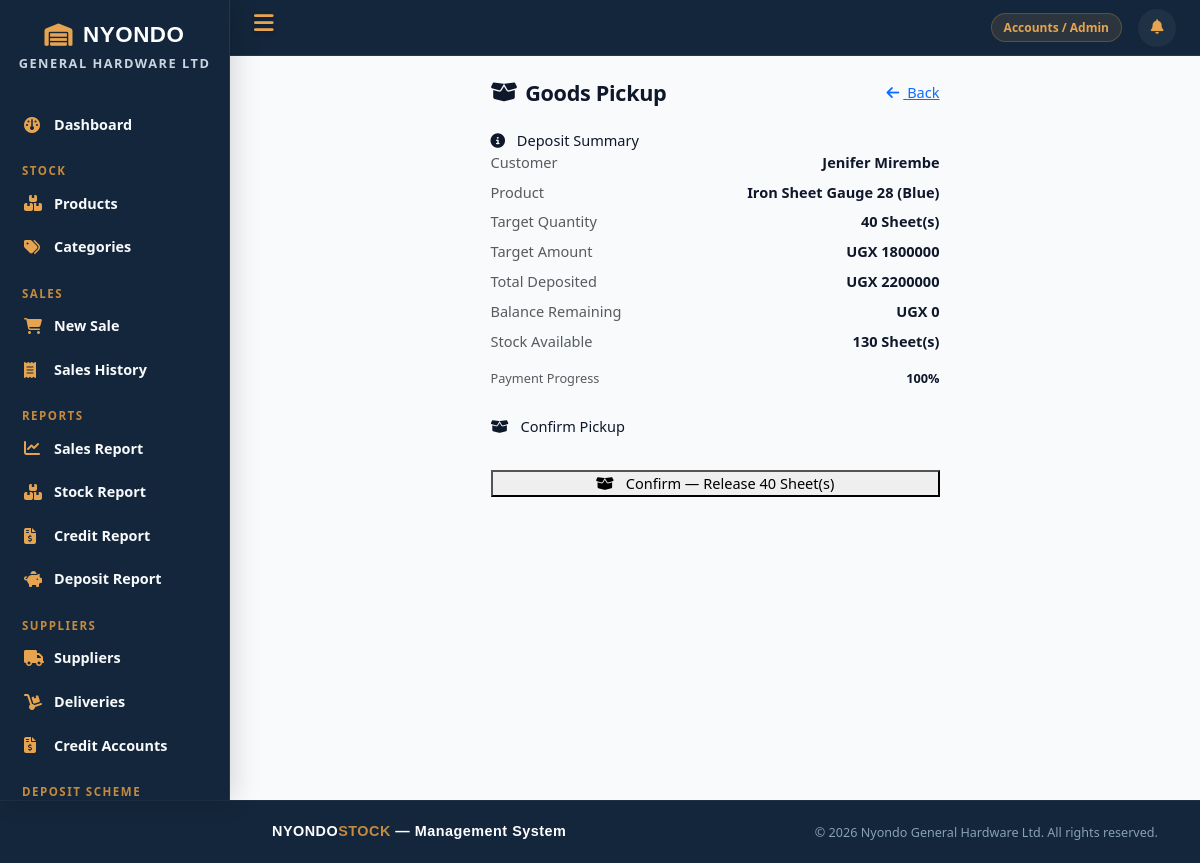
/deposits/deposit/3/pickup/ (signed in), run on the app's committed database.
### accounts/models.py (models this page shows, shortened)
class UserProfile(models.Model):
    ROLE_CHOICES = [
        ('sales_attendant', 'Sales Attendant'),
        ('store_manager', 'Store Manager'),
        ('admin', 'Accounts / Admin'),
    ]
    user = models.OneToOneField(User, on_delete=models.CASCADE, related_name='profile')
    role = models.CharField(max_length=20, choices=ROLE_CHOICES)
    phone = models.CharField(max_length=15)

### deposits/models.py (models this page shows, shortened)
class DepositRecord(models.Model):
    customer = models.ForeignKey(
        DepositCustomer,
        on_delete=models.CASCADE,
        related_name='deposits'
    )
    product = models.ForeignKey(
        Product,
        on_delete=models.CASCADE,
        limit_choices_to={'is_deposit_eligible': True}
    )
    target_quantity = models.PositiveIntegerField()
    target_amount = models.DecimalField(
        max_digits=14, decimal_places=2,
        editable=False
    )
    amount_paid = models.DecimalField(max_digits=14, decimal_places=2)
    receipt_number = models.CharField(
        max_length=20, unique=True, editable=False
    )
    payment_date = models.DateTimeField(auto_now_add=True)
    notes = models.TextField(blank=True)
    @property
    def balance_remaining(self):
        total_paid = sum(
            d.amount_paid for d in
            self.customer.deposits.filter(product=self.product)
        )
        return max(self.target_amount - total_paid, 0)
    @property
    def is_complete(self):
        return self.balance_remaining <= 0
    @property
    def progress_percent(self):
        total_paid = sum(
            d.amount_paid for d in
            self.customer.deposits.filter(product=self.product)
        )
        if self.target_amount <= 0:
            return 0
        percent = (total_paid / self.target_amount) * 100
        return min(int(percent), 100)

class DepositCustomer(models.Model):
    first_name = models.CharField(max_length=100)
    last_name = models.CharField(max_length=100)
    nin = models.CharField(max_length=14, unique=True)
    phone = models.CharField(max_length=15)
    address = models.TextField(blank=True)
    employer = models.CharField(max_length=200, blank=True)
    registration_date = models.DateTimeField(auto_now_add=True)
    is_active = models.BooleanField(default=True)
    @property
    def full_name(self):
        return f"{self.first_name} {self.last_name}"
    def total_deposited(self):
        return sum(d.amount_paid for d in self.deposits.all())

### stock/models.py (models this page shows, shortened)
class Product(models.Model):
    UNIT_CHOICES = [
        ('bag', 'Bag'),
        ('bar', 'Bar'),
        ('kg', 'Kilogram'),
        ('piece', 'Piece'),
        ('roll', 'Roll'),
        ('sheet', 'Sheet'),
        ('bundle', 'Bundle'),
    ]
    category = models.ForeignKey(Category, on_delete=models.SET_NULL, null=True)
    name = models.CharField(max_length=200)
    description = models.TextField(blank=True)
    unit = models.CharField(max_length=20, choices=UNIT_CHOICES)
    unit_cost = models.DecimalField(max_digits=12, decimal_places=2)
    wholesale_price = models.DecimalField(max_digits=12, decimal_places=2)
    retailer_price = models.DecimalField(max_digits=12, decimal_places=2)
    retail_price = models.DecimalField(max_digits=12, decimal_places=2)  # individual buyer
    quantity_in_stock = models.PositiveIntegerField(default=0)
    low_stock_threshold = models.PositiveIntegerField(default=10)
    is_deposit_eligible = models.BooleanField(default=False)
    date_added = models.DateTimeField(auto_now_add=True)

### stock/views.py (the view)
        def wrapper(request, *args, **kwargs):
            if not hasattr(request.user, 'profile'):
                messages.error(request, "Access denied.")
                return redirect('dashboard')
            if request.user.profile.role not in roles:
                messages.error(request, "You do not have permission for this action.")
                return redirect('dashboard')
            return view_func(request, *args, **kwargs)

### templates/deposits/goods_pickup.html (shortened to what this page needs)
{% extends 'base.html' %}
{% block content %}
<div class="row justify-content-center">
    <div class="col-md-6">
        <div class="d-flex justify-content-between align-items-center mb-4">
            <h4 class="fw-bold mb-0">
                <i class="fa-solid fa-box-open me-2"
                   style="color:var(--navy);"></i>
                Goods Pickup
            </h4>
            <a href="{% url 'customer_detail' deposit.customer.pk %}"
               class="btn-soft">
                <i class="fa-solid fa-arrow-left me-1"></i> Back
            </a>
        </div>
        <div class="box mb-3">
            <div class="box-head">
                <i class="fa-solid fa-circle-info me-2"></i>
                Deposit Summary
            </div>
            <div class="box-body">
                <div class="d-flex justify-content-between mb-2">
                    <span class="text-muted">Customer</span>
                    <strong>{{ deposit.customer.full_name }}</strong>
                </div>
                <div class="d-flex justify-content-between mb-2">
                    <span class="text-muted">Product</span>
                    <strong>{{ deposit.product.name }}</strong>
                </div>
                <div class="d-flex justify-content-between mb-2">
                    <span class="text-muted">Target Quantity</span>
                    <strong>
                        {{ deposit.target_quantity }}
                        {{ deposit.product.get_unit_display }}(s)
                    </strong>
                </div>
                <div class="d-flex justify-content-between mb-2">
                    <span class="text-muted">Target Amount</span>
                    <strong>UGX {{ deposit.target_amount|floatformat:0 }}</strong>
                </div>
                <div class="d-flex justify-content-between mb-2">
                    <span class="text-muted">Total Deposited</span>
                    <strong style="color:var(--green);">
                        UGX {{ deposit.customer.total_deposited|floatformat:0 }}
                    </strong>
                </div>
                <div class="d-flex justify-content-between mb-2">
                    <span class="text-muted">Balance Remaining</span>
                    <strong style="color:{% if deposit.is_complete %}var(--green){% else %}var(--red){% endif %};">
                        UGX {{ deposit.balance_remaining|floatformat:0 }}
                    </strong>
                </div>
                <div class="d-flex justify-content-between mb-3">
                    <span class="text-muted">Stock Available</span>
                    <strong>
                        {{ deposit.product.quantity_in_stock }}
                        {{ deposit.product.get_unit_display }}(s)
                    </strong>
                </div>
                <div class="mb-1 d-flex justify-content-between">
                    <small class="text-muted">Payment Progress</small>
                    <small class="fw-bold">{{ deposit.progress_percent }}%</small>
                </div>
                <div style="height:8px; background:var(--soft-dark);
                            border-radius:999px; overflow:hidden;">
                    <div style="height:100%;
                                width:{{ deposit.progress_percent }}%;
                                background:var(--navy);
                                border-radius:999px;">
                    </div>
                </div>
            </div>
        </div>
        <div class="box">
            <div class="box-head">
                <i class="fa-solid fa-box-open me-2"></i>
                Confirm Pickup
            </div>
            <div class="box-body">
                {% if deposit.is_complete %}
                    {% if deposit.pickups.exists %}
                    <div class="alert alert-warning py-2 text-center">
                        <i class="fa-solid fa-circle-check me-1"></i>
                        Goods have already been picked up for this deposit.
                    </div>
                    {% else %}
                    <form method="post">
                        <button type="submit" class="btn-main w-100">
                            <i class="fa-solid fa-box-open me-2"></i>
                            Confirm — Release
                            {{ deposit.target_quantity }}
                            {{ deposit.product.get_unit_display }}(s)
                        </button>
                    </form>
                    {% endif %}
                {% endif %}
            </div>
        </div>
    </div>
</div>
{% endblock %}

### templates/base.html (shortened to what this page needs)
{% load static %}
<!doctype html>
<html lang="en">
<head>
    <link href="https://cdn.jsdelivr.net/npm/bootstrap@5.3.0/dist/css/bootstrap.min.css" rel="stylesheet"/>
    <link href="https://cdnjs.cloudflare.com/ajax/libs/font-awesome/6.4.0/css/all.min.css" rel="stylesheet"/>
    <link href="{% static 'css/main.css' %}" rel="stylesheet"/>
</head>
<body>
{% if request.user.is_authenticated %}
    <div class="wrapper">
        <nav id="sidebar">
            <div class="auth-logo" style="font-size: 1.4rem;">
        <i class="fa-solid fa-warehouse"></i> NYONDO
    </div>
    <p class="auth-subtitle" style="font-size: 0.8rem;">General Hardware Ltd</p>
            <ul class="sidebar-menu">
                <li>
                    <a href="{% url 'dashboard' %}"
                       class="{% if request.resolver_match.url_name == 'dashboard' %}active{% endif %}">
                        <i class="fa-solid fa-gauge"></i>
                        Dashboard
                    </a>
                </li>
                <li class="menu-label">Stock</li>
                <li>
                    <a href="{% url 'product_list' %}"
                       class="{% if 'product' in request.resolver_match.url_name %}active{% endif %}">
                        <i class="fa-solid fa-boxes-stacked"></i>
                        Products
                    </a>
                </li>
                {% if request.user.profile.role in 'store_manager,admin' %}
                <li>
                    <a href="{% url 'category_list' %}"
                       class="{% if 'category' in request.resolver_match.url_name %}active{% endif %}">
                        <i class="fa-solid fa-tags"></i>
                        Categories
                    </a>
                </li>
                {% endif %}
                <li class="menu-label">Sales</li>
                <li>
                    <a href="{% url 'cart' %}"
                       class="{% if 'cart' in request.resolver_match.url_name %}active{% endif %}">
                        <i class="fa-solid fa-cart-shopping"></i>
                        New Sale
                    </a>
                </li>
                <li>
                    <a href="{% url 'sales_list' %}"
                       class="{% if request.resolver_match.url_name == 'sales_list' %}active{% endif %}">
                        <i class="fa-solid fa-receipt"></i>
                        Sales History
                    </a>
                </li>
                {% if request.user.profile.role in 'store_manager,admin' %}
                <li class="menu-label">Reports</li>
                <li>
                    <a href="{% url 'sales_report' %}"
                       class="{% if request.resolver_match.url_name == 'sales_report' %}active{% endif %}">
                        <i class="fa-solid fa-chart-line"></i>
                        Sales Report
                    </a>
                </li>
                <li>
                    <a href="{% url 'stock_report' %}"
                       class="{% if request.resolver_match.url_name == 'stock_report' %}active{% endif %}">
                        <i class="fa-solid fa-boxes-stacked"></i>
                        Stock Report
                    </a>
                </li>
                {% endif %}
                {% if request.user.profile.role == 'admin' %}
                <li>
                    <a href="{% url 'credit_report' %}"
                       class="{% if request.resolver_match.url_name == 'credit_report' %}active{% endif %}">
                        <i class="fa-solid fa-file-invoice-dollar"></i>
                        Credit Report
                    </a>
                </li>
                {% endif %}
                {% if request.user.profile.role == 'admin' or request.user.profile.role == 'sales_attendant' %}
                <li>
                    <a href="{% url 'deposit_report' %}"
                       class="{% if request.resolver_match.url_name == 'deposit_report' %}active{% endif %}">
                        <i class="fa-solid fa-piggy-bank"></i>
                        Deposit Report
                    </a>
                </li>
                {% endif %}
                {% if request.user.profile.role in 'store_manager,admin' %}
                <li class="menu-label">Suppliers</li>
                <li>
                    <a href="{% url 'supplier_list' %}"
                       class="{% if 'supplier' in request.resolver_match.url_name %}active{% endif %}">
                        <i class="fa-solid fa-truck"></i>
                        Suppliers
                    </a>
                </li>
                <li>
                    <a href="{% url 'delivery_list' %}"
                       class="{% if 'delivery' in request.resolver_match.url_name %}active{% endif %}">
                        <i class="fa-solid fa-dolly"></i>
                        Deliveries
                    </a>
                </li>
                {% endif %}
                {% if request.user.profile.role == 'admin' %}
                <li>
                    <a href="{% url 'credit_list' %}"
                       class="{% if 'credit' in request.resolver_match.url_name %}active{% endif %}">
                        <i class="fa-solid fa-file-invoice-dollar"></i>
                        Credit Accounts
                    </a>
                </li>
                {% endif %}
                {% if request.user.profile.role == 'admin' or request.user.profile.role == 'sales_attendant' %}
                <li class="menu-label">Deposit Scheme</li>
                {% endif %}
            </ul>
        </nav>
        <div id="content">
            <nav class="topbar">
                <label for="nav-tog" class="toggle-btn" title="Toggle sidebar">
                    <i class="fa-solid fa-bars"></i>
                </label>
                <div class="topbar-right">
                    <span class="badge-role">
                        {{ request.user.profile.get_role_display }}
                    </span>
                    <div class="notif-wrapper">
                        <a href="{% url 'notification_list' %}"
                           class="notif-bell {% if notif_unread_count > 0 %}has-unread{% endif %}"
                           title="Notifications">
                            <i class="fa-solid fa-bell"></i>
                        </a>
                    </div>
                </div>
            </nav>
            <div class="page-content">
                {% block content %}{% endblock %}
            </div>
        </div>
    </div>
{% endif %}
<footer class="footer-custom mt-auto">
  <div class="container">
    <div class="row align-items-center">
      <div class="col-md-6 text-center text-md-start mb-2 mb-md-0">
        <div class="footer-brand" style="margin-left: 230px;">
          NYONDO<span>STOCK</span> — Management System
        </div>
      </div>
      <div class="col-md-6 text-center text-md-end">
        <span class="small">&copy; {% now "Y" %} Nyondo General Hardware Ltd. All rights reserved.</span>
      </div>
    </div>
  </div>
</footer>
</body>
</html>

### data on the page
DepositRecord: customer.full_name "Jenifer Mirembe", product.name "Iron Sheet Gauge 28 (Blue)", target_quantity "40", product.unit "Sheet", target_amount "1800000", customer.total_deposited "2200000", balance_remaining "0", product.quantity_in_stock "130", progress_percent "100"

### other printed values
{{ request.user.profile.get_role_display }} "Accounts / Admin"
